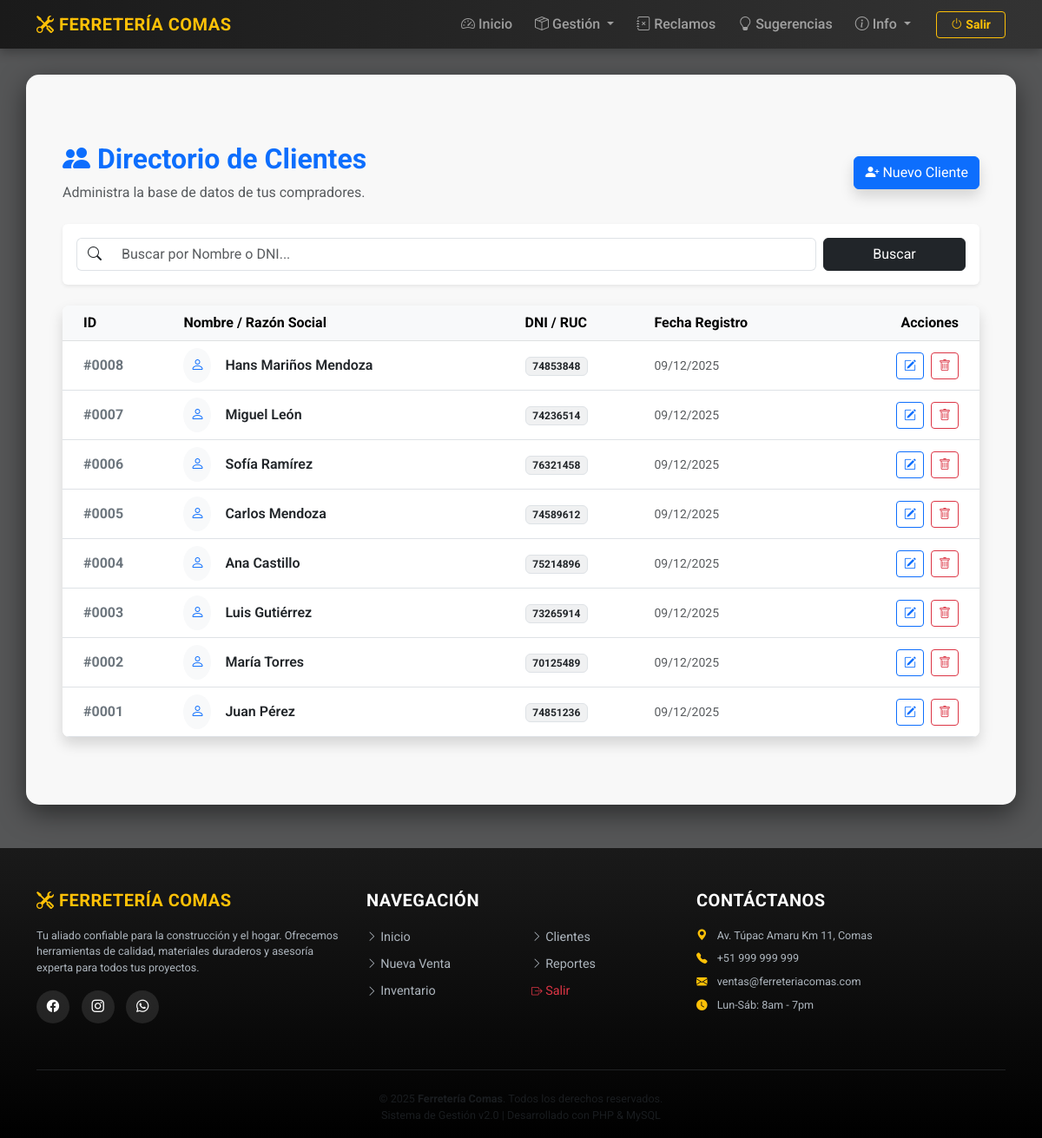
The page /views/clientes.php (signed in) on the database its author committed.
### tables this page shows
CREATE TABLE `clientes` (
  `id_cliente` int(11) NOT NULL,
  `nombre` varchar(100) NOT NULL,
  `dni` varchar(20) DEFAULT NULL,
  `fecha_creacion` datetime DEFAULT current_timestamp()
);

### models/cliente.php (called while the page is built, shortened)
<?php
require_once __DIR__ . '/../config/conexion.php';
function listarClientes() {
    global $conexion;
    $sql = "SELECT * FROM clientes ORDER BY id_cliente DESC";
    $stmt = $conexion->query($sql);
    return $stmt->fetchAll(PDO::FETCH_ASSOC);
}
?>

### views/clientes.php (the view, shortened to what this page needs)
<?php
require_once '../config/conexion.php';
require_once '../models/Cliente.php';
include 'layout/header.php';
$busqueda = trim($_GET['q'] ?? '');
$todos_clientes = listarClientes();
if ($busqueda !== "") {
    $clientes = array_filter($todos_clientes, function($c) use ($busqueda) {
        return stripos($c['nombre'], $busqueda) !== false || stripos($c['dni'], $busqueda) !== false;
    });
} else {
    $clientes = $todos_clientes;
}
?>
<div class="container py-5">
    <div class="d-flex justify-content-between align-items-center mb-4">
        <div>
            <h2 class="fw-bold text-primary"><i class="bi bi-people-fill"></i> Directorio de Clientes</h2>
            <p class="text-muted mb-0">Administra la base de datos de tus compradores.</p>
        </div>
        <button class="btn btn-primary shadow" onclick="abrirModalCrear()">
            <i class="bi bi-person-plus-fill"></i> Nuevo Cliente
        </button>
    </div>
    <div class="card shadow-sm border-0 mb-4">
        <div class="card-body">
            <form method="GET" class="row g-2 align-items-center">
                <div class="col-md-10">
                    <div class="input-group">
                        <span class="input-group-text bg-white border-end-0"><i class="bi bi-search"></i></span>
                        <input type="text" name="q" class="form-control border-start-0" placeholder="Buscar por Nombre o DNI..." value="<?= htmlspecialchars($busqueda) ?>">
                    </div>
                </div>
                <div class="col-md-2">
                    <button type="submit" class="btn btn-dark w-100">Buscar</button>
                </div>
            </form>
        </div>
    </div>
    <div class="card shadow border-0 rounded-3 overflow-hidden">
        <div class="table-responsive">
            <table class="table table-hover align-middle mb-0">
                <thead class="table-light">
                    <tr>
                        <th class="ps-4">ID</th>
                        <th>Nombre / Razón Social</th>
                        <th>DNI / RUC</th>
                        <th>Fecha Registro</th>
                        <th class="text-end pe-4">Acciones</th>
                    </tr>
                </thead>
                <tbody>
                    <?php if (empty($clientes)): ?>
                        <tr><td colspan="5" class="text-center py-5 text-muted">No se encontraron clientes.</td></tr>
                    <?php else: ?>
                        <?php foreach ($clientes as $c): ?>
                        <tr>
                            <td class="ps-4 fw-bold text-secondary">#<?= str_pad($c['id_cliente'], 4, '0', STR_PAD_LEFT) ?></td>
                            <td>
                                <div class="d-flex align-items-center">
                                    <div class="bg-light rounded-circle p-2 me-3 text-primary">
                                        <i class="bi bi-person"></i>
                                    </div>
                                    <span class="fw-semibold"><?= htmlspecialchars($c['nombre']) ?></span>
                                </div>
                            </td>
                            <td><span class="badge bg-secondary bg-opacity-10 text-dark border"><?= htmlspecialchars($c['dni']) ?></span></td>
                            <td class="text-muted small">
                                <?= isset($c['fecha_creacion']) ? date('d/m/Y', strtotime($c['fecha_creacion'])) : '-' ?>
                            </td>
                            <td class="text-end pe-4">
                                <button class="btn btn-sm btn-outline-primary me-1"
                                        onclick="abrirModalEditar(<?= $c['id_cliente'] ?>, '<?= htmlspecialchars($c['nombre']) ?>', '<?= htmlspecialchars($c['dni']) ?>')">
                                    <i class="bi bi-pencil-square"></i>
                                </button>
                                <button class="btn btn-sm btn-outline-danger" onclick="confirmarEliminar(<?= $c['id_cliente'] ?>)">
                                    <i class="bi bi-trash"></i>
                                </button>
                            </td>
                        </tr>
                        <?php endforeach; ?>
                    <?php endif; ?>
                </tbody>
            </table>
        </div>
    </div>
</div>
<?php include 'layout/footer.php'; ?>

### views/layout/header.php (style rules this page uses)
body { font-family: 'Roboto', sans-serif; background-color: #f4f6f9; background-image: url('https://images.unsplash.com/photo-1581235720704-06d3acfcb36f?ixlib=rb-4.0.3&auto=format&fit=crop&w=1920&q=80'); background-size: cover; background-position: center; background-attachment: fixed; min-height: 100vh; }
body::before { content: ''; position: fixed; top: 0; left: 0; right: 0; bottom: 0; background: rgba(0, 0, 0, 0.65); z-index: -1; }

### rows shown on the page
clientes: id_cliente "0008", nombre "Hans Mariños Mendoza", dni "74853848", fecha_creacion "09/12/2025"
clientes: id_cliente "0007", nombre "Miguel León", dni "74236514", fecha_creacion "09/12/2025"
clientes: id_cliente "0006", nombre "Sofía Ramírez", dni "76321458", fecha_creacion "09/12/2025"
clientes: id_cliente "0005", nombre "Carlos Mendoza", dni "74589612", fecha_creacion "09/12/2025"
clientes: id_cliente "0004", nombre "Ana Castillo", dni "75214896", fecha_creacion "09/12/2025"
clientes: id_cliente "0003", nombre "Luis Gutiérrez", dni "73265914", fecha_creacion "09/12/2025"
clientes: id_cliente "0002", nombre "María Torres", dni "70125489", fecha_creacion "09/12/2025"
clientes: id_cliente "0001", nombre "Juan Pérez", dni "74851236", fecha_creacion "09/12/2025"
